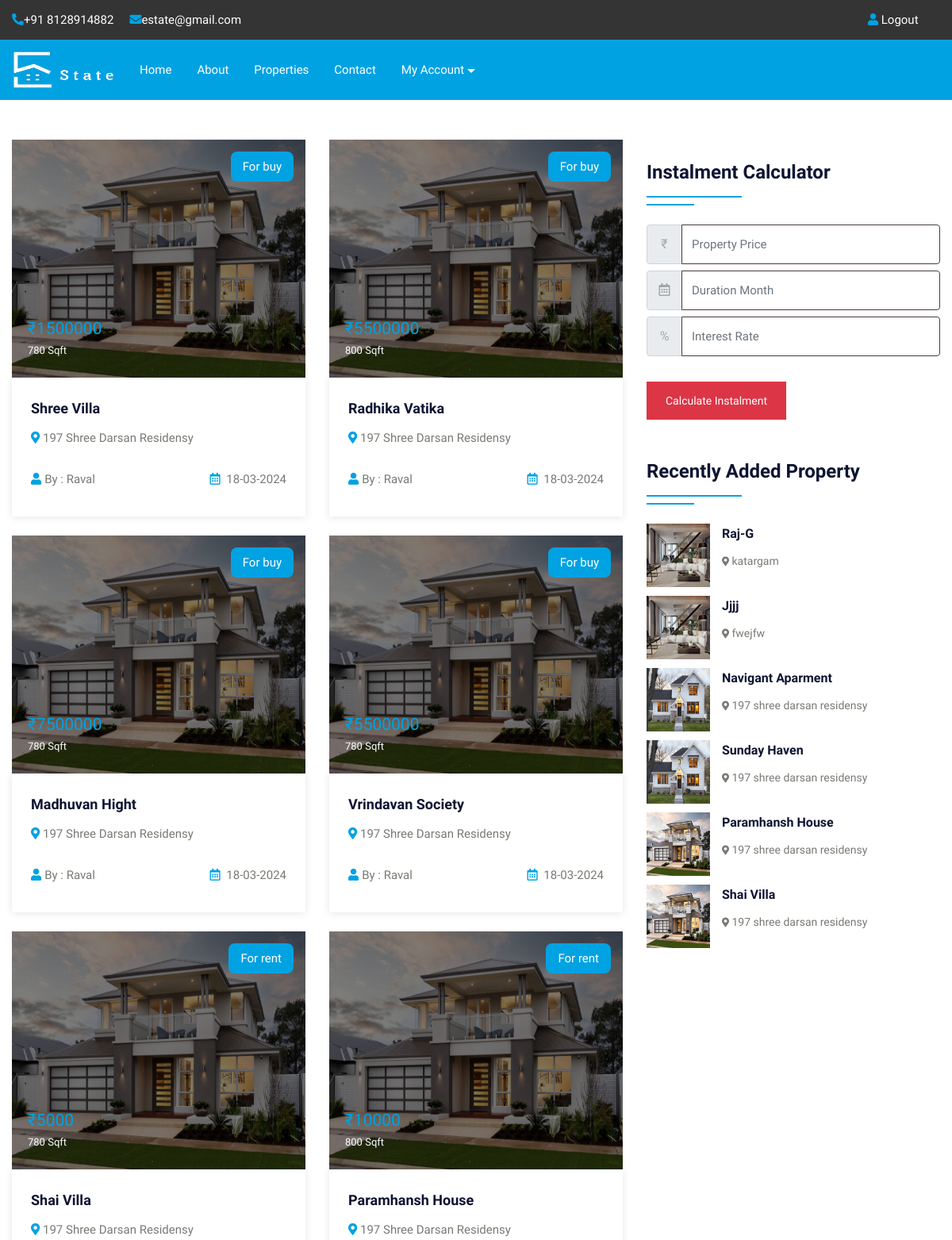
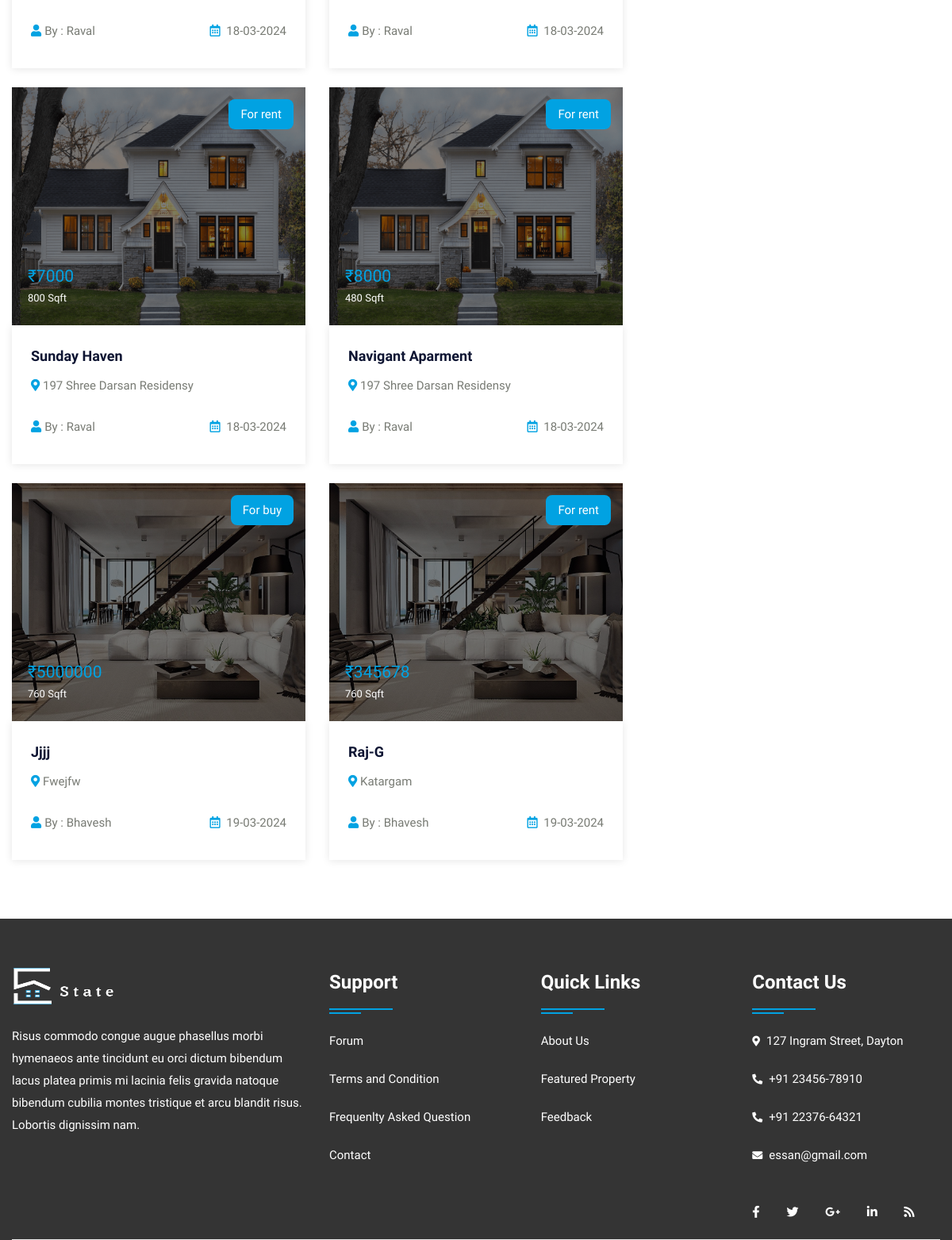
The page /property.php (signed in) on the database its author committed (2 pictures, top to bottom).
### tables this page shows
CREATE TABLE IF NOT EXISTS `property` (
  `pid` int(50) NOT NULL AUTO_INCREMENT,
  `title` varchar(50) NOT NULL,
  `pcontent` longtext NOT NULL,
  `type` varchar(100) NOT NULL,
  `bhk` varchar(50) NOT NULL,
  `stype` varchar(100) NOT NULL,
  `bedroom` int(50) NOT NULL,
  `bathroom` int(50) NOT NULL,
  `balcony` int(50) NOT NULL,
  `kitchen` int(50) NOT NULL,
  `hall` int(50) DEFAULT NULL,
  `floor` varchar(50) DEFAULT NULL,
  `size` int(50) NOT NULL,
  `price` int(50) NOT NULL,
  `location` varchar(200) NOT NULL,
  `city` varchar(100) NOT NULL,
  `state` varchar(100) NOT NULL,
  `feature` longtext NOT NULL,
  `pimage` varchar(300) NOT NULL,
  `pimage1` varchar(300) NOT NULL,
  `pimage2` varchar(300) NOT NULL,
  `pimage3` varchar(300) NOT NULL,
  `pimage4` varchar(300) NOT NULL,
  `uid` int(50) NOT NULL,
  `status` varchar(50) NOT NULL,
  `mapimage` varchar(300) NOT NULL,
  `topmapimage` varchar(300) NOT NULL,
  `groundmapimage` varchar(300) NOT NULL,
  `totalfloor` varchar(50) DEFAULT NULL,
  `date` datetime NOT NULL DEFAULT CURRENT_TIMESTAMP,
  PRIMARY KEY (`pid`),
  UNIQUE KEY `title` (`title`)
);

CREATE TABLE IF NOT EXISTS `user` (
  `uid` int(50) NOT NULL AUTO_INCREMENT,
  `uname` varchar(100) NOT NULL,
  `uemail` varchar(100) NOT NULL,
  `uphone` varchar(20) NOT NULL,
  `upass` varchar(50) NOT NULL,
  `utype` varchar(50) NOT NULL,
  `uimage` varchar(300) NOT NULL,
  `resettoken` varchar(255) DEFAULT NULL,
  `resetexpiry` date DEFAULT NULL,
  PRIMARY KEY (`uid`),
  UNIQUE KEY `uemail` (`uemail`)
);

### property.php (the view, shortened to what this page needs)
<!DOCTYPE html>
<html lang="en">
<head>
<link rel="stylesheet" type="text/css" href="css/bootstrap.min.css">
<link rel="stylesheet" type="text/css" href="css/bootstrap-slider.css">
<link rel="stylesheet" type="text/css" href="css/jquery-ui.css">
<link rel="stylesheet" type="text/css" href="css/layerslider.css">
<link rel="stylesheet" type="text/css" href="css/color.css" id="color-change">
<link rel="stylesheet" type="text/css" href="css/owl.carousel.min.css">
<link rel="stylesheet" type="text/css" href="css/font-awesome.min.css">
<link rel="stylesheet" type="text/css" href="fonts/flaticon/flaticon.css">
<link rel="stylesheet" type="text/css" href="css/style.css">
</head>
<body>
<div id="page-wrapper">
    <div class="row">
		<?php include("include/header.php");?>
        <div class="full-row">
            <div class="container">
                <div class="row">
					<div class="col-lg-8">
                        <div class="row">
							<?php
							$query=mysqli_query($con,"SELECT property.*, user.uname,user.utype,user.uimage FROM `property`,`user` WHERE property.uid=user.uid");
								while($row=mysqli_fetch_array($query))
								{
                                    if($row['status'] == "available"){
							?>
                            <div class="col-md-6">
                                <div class="featured-thumb hover-zoomer mb-4">
                                    <div class="overlay-black overflow-hidden position-relative"> <img src="admin/property/<?php echo $row['18'];?>" alt="pimage" style="height: 300px;">
                                        <div class="sale bg-primary text-white">For <?php echo $row['5'];?></div>
                                        <div class="price text-primary text-capitalize">₹<?php echo $row['13'];?> <span class="text-white"><?php echo $row['12'];?> Sqft</span></div>
                                    </div>
                                    <div class="featured-thumb-data shadow-one">
                                        <div class="p-4">
                                            <h5 class="text-secondary hover-text-success mb-2 text-capitalize"><a href="propertydetail.php?pid=<?php echo $row['0'];?>"><?php echo $row['1'];?></a></h5>
                                            <span class="location text-capitalize"><i class="fas fa-map-marker-alt text-primary"></i> <?php echo $row['14'];?></span> </div>
                                        <div class="px-4 pb-4 d-inline-block w-100">
                                            <div class="float-left text-capitalize"><i class="fas fa-user text-primary mr-1"></i>By : <?php echo $row['uname'];?></div>
                                            <div class="float-right"><i class="far fa-calendar-alt text-primary mr-1"></i> <?php echo date('d-m-Y', strtotime($row['date']));?></div>
                                        </div>
                                    </div>
                                </div>
                            </div>
                            <?php }
                            else {
                            } } ?>
                        </div>
                    </div>
                    <div class="col-lg-4">
                        <div class="sidebar-widget">
                            <h4 class="double-down-line-left text-secondary position-relative pb-4 my-4">Instalment Calculator</h4>
						<form class="d-inline-block w-100" action="calc.php" method="post">
                            <div class="input-group mb-2 mr-sm-2">
                                <div class="input-group-prepend">
                                    <div class="input-group-text">₹</div>
                                </div>
                                <input type="text" class="form-control" name="amount" placeholder="Property Price" required onkeydown="return digitOnly(event);">
                            </div>
                            <div class="input-group mb-2 mr-sm-2">
                                <div class="input-group-prepend">
                                    <div class="input-group-text"><i class="far fa-calendar-alt"></i></div>
                                </div>
                                <input type="text" class="form-control" name="month" placeholder="Duration Month" required onkeydown="return digitOnly(event);">
                            </div>
                            <div class="input-group mb-2 mr-sm-2">
                                <div class="input-group-prepend">
                                    <div class="input-group-text">%</div>
                                </div>
                                <input type="text" class="form-control" name="interest" placeholder="Interest Rate" required onkeydown="return digitOnly(event);">
                            </div>
                            <button type="submit" value="submit" name="calc" class="btn btn-danger mt-4">Calculate Instalment</button>
                        </form>
                        </div>
                        <div class="sidebar-widget mt-5">
                            <h4 class="double-down-line-left text-secondary position-relative pb-4 mb-4">Recently Added Property</h4>
                            <ul class="property_list_widget">
								<?php
								$query=mysqli_query($con,"SELECT * FROM `property` ORDER BY date DESC LIMIT 6");
										while($row=mysqli_fetch_array($query))
										{
								?>
                                <li> <img src="admin/property/<?php echo $row['18'];?>" alt="pimage"style="height: 80px;">
                                    <h6 class="text-secondary hover-text-success text-capitalize"><a href="propertydetail.php?pid=<?php echo $row['0'];?>"><?php echo $row['1'];?></a></h6>
                                    <span class="font-14"><i class="fas fa-map-marker-alt icon-success icon-small"></i> <?php echo $row['14'];?></span>
                                </li>
                                <?php } ?>
                            </ul>
                        </div>
                    </div>
                </div>
            </div>
        </div>
		<?php include("include/footer.php");?>
    </div>
</div>
</body>
</html>

### css/color.css (style rules this page uses)
:root { --theme-ordinary-color: #787b74; }
:root { --theme-primary-color: #01A2E2; }
:root { --theme-secondary-color: #0d1432; }
:root { --theme-white-color: #fff; }
:root { --theme-light-color: #f8f8f8; }
:root { --theme-gray-color: #f5f5f5; }
:root { --theme-footer-color: #091b4b; }
:root { --theme-dark-color: #091b4b; }
:root { --text-light-color: #a3a7af; }
:root { --theme-primary-opacity-color: rgba(11, 191, 141, .8); }
:root { --theme-secondary-opacity-color: rgba(13,20,50,0.7); }
:root { --theme-white-opacity-color: rgba(255, 255, 255, 0.3); }
:root { --theme-dark-opacity-color: rgba(0, 0, 0, 0.5); }
:root { --theme-ordinary-font: 'Muli', sans-serif; }
:root { --theme-highlight-font: 'Comfortaa', cursive; }

### rows shown on the page
property: pimage (picture), stype "buy", price "1500000", size "780", title "Shree Villa", location "197 Shree Darsan Residensy", uid.uname "Raval", date "18-03-2024"
property: pimage (picture), stype "buy", price "5500000", size "800", title "Radhika Vatika", location "197 Shree Darsan Residensy", uid.uname "Raval", date "18-03-2024"
property: pimage (picture), stype "buy", price "7500000", size "780", title "Madhuvan Hight", location "197 Shree Darsan Residensy", uid.uname "Raval", date "18-03-2024"
property: pimage (picture), stype "buy", price "5500000", size "780", title "Vrindavan Society", location "197 Shree Darsan Residensy", uid.uname "Raval", date "18-03-2024"
property: pimage (picture), stype "rent", price "5000", size "780", title "Shai Villa", location "197 Shree Darsan Residensy", uid.uname "Raval", date "18-03-2024", location "197 shree darsan residensy"
property: pimage (picture), stype "rent", price "10000", size "800", title "Paramhansh House", location "197 Shree Darsan Residensy", uid.uname "Raval", date "18-03-2024", location "197 shree darsan residensy"
property: pimage (picture), stype "rent", price "7000", size "800", title "Sunday Haven", location "197 Shree Darsan Residensy", uid.uname "Raval", date "18-03-2024", location "197 shree darsan residensy"
property: pimage (picture), stype "rent", price "8000", size "480", title "Navigant Aparment", location "197 Shree Darsan Residensy", uid.uname "Raval", date "18-03-2024", location "197 shree darsan residensy"
property: pimage (picture), stype "buy", price "5000000", size "760", title "Jjjj", location "Fwejfw", uid.uname "Bhavesh", date "19-03-2024", location "fwejfw"
property: pimage (picture), stype "rent", price "345678", size "760", title "Raj-G", location "Katargam", uid.uname "Bhavesh", date "19-03-2024", location "katargam"
